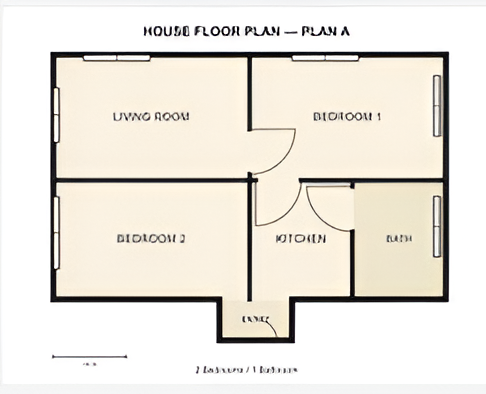
#> input picture floorTo3d/plan_b.png, 486 x 394 px
$ python CoreSetup.py
#> lines starting #> are read from the running program, lines starting #| are printed output that depends on the picture; after the words box and inside, x2 and y2 are one past the last pixel; in counts of white or black regions, pixels touching at a corner belong together
### floorTo3d/Feature_Extractor.py
import cv2
import numpy as np

def extract_features(image_path):
    src = cv2.imread(image_path)
    gray = cv2.cvtColor(src, cv2.COLOR_BGR2GRAY)
    _, thresh = cv2.threshold(gray, 200, 255, cv2.THRESH_BINARY_INV)

    # Use CLOSE to thicken and bridge gaps (Don't use OPEN)
    kernel = np.ones((5,5), np.uint8)
    closed = cv2.morphologyEx(thresh, cv2.MORPH_CLOSE, kernel, iterations=2)

    # Crop the bottom 15% to erase the "2 Bedrooms" text and scale bar
    height, width = closed.shape
    closed[int(height*0.85):height, :] = 0

    # RETR_LIST gets all the internal rooms back
    contours, _ = cv2.findContours(closed, cv2.RETR_LIST, cv2.CHAIN_APPROX_SIMPLE)

    rooms = []
    for cnt in contours:
        if cv2.contourArea(cnt) > 2000: # Lowered to catch smaller rooms
            epsilon = 0.02 * cv2.arcLength(cnt, True)
            approx = cv2.approxPolyDP(cnt, epsilon, True)
            rooms.append(approx)

    return [], rooms # Passing room contours directly

### floorTo3d/Geometric_Resolver.py
import numpy as np
from shapely.geometry import LineString

class GeometricResolver:
    def __init__(self, grid_size=15): # Increased grid size for better snapping
        self.grid_size = grid_size

    def snap_to_grid(self, coord):
        return round(coord / self.grid_size) * self.grid_size

    def resolve_geometry(self, raw_lines, room_contours):
        scale_factor = 0.05
        structured_walls = []

        for room in room_contours:
            points = [pt[0] for pt in room]
            if len(points) > 2:
                points.append(points[0]) # Close the loop

                for i in range(len(points) - 1):
                    x1, y1 = points[i]
                    x2, y2 = points[i+1]

                    # FORCE 90 DEGREES: If it's mostly horizontal, make it perfectly horizontal
                    if abs(x1 - x2) > abs(y1 - y2):
                        y2 = y1
                    else:
                        x2 = x1

                    # Snap to grid
                    sx1, sy1 = self.snap_to_grid(x1), self.snap_to_grid(y1)
                    sx2, sy2 = self.snap_to_grid(x2), self.snap_to_grid(y2)

                    # Skip if it collapsed into a dot
                    if sx1 == sx2 and sy1 == sy2:
                        continue

                    real_length = np.sqrt((sx2 - sx1)**2 + (sy2 - sy1)**2) * scale_factor

                    # Ignore tiny door arcs
                    if real_length < 1.0:
                        continue

                    wall_geom = LineString([(sx1, sy1), (sx2, sy2)])

                    structured_walls.append({
                        "geometry": wall_geom,
                        "type": "load-bearing" if real_length > 3.0 else "partition",
                        "length": real_length
                    })

        return structured_walls

### floorTo3d/Generator_3D.py
class Generator3D:
    def __init__(self, floor_height=3.0):
        self.floor_height = floor_height # Mandatory standard height

    def generate_mesh_data(self, structured_elements):
        """
        Converts 2D segments into 3D box coordinates for Three.js.
        """
        mesh_objects = []
        for el in structured_elements:
            coords = list(el['geometry'].coords)
            mesh_objects.append({
                "start": coords[0],
                "end": coords[1],
                "height": self.floor_height,
                "type": el['type']
            })
        return mesh_objects # This JSON is used by the frontend for rendering

### floorTo3d/Material_Engine.py
#Calculates cost-strength scores and assigns materials from the JSON database.

class MaterialEngine:
    def __init__(self):
        # Database from official starter material JSON
        self.db = {
            "AAC Blocks": {"cost": 1, "strength": 2, "durability": 3, "use": "partition"},
            "Red Brick": {"cost": 2, "strength": 3, "durability": 2, "use": "load-bearing"},
            "RCC": {"cost": 3, "strength": 5, "durability": 5, "use": "structural"},
            "Steel Frame": {"cost": 3, "strength": 5, "durability": 5, "use": "long-span"}
        }

    def calculate_tradeoff(self, element_type, span_length, weights=(0.4, 0.6)):
        """Calculates material score based on cost vs strength."""
        recommendations = []
        w_cost, w_strength = weights

        for mat, specs in self.db.items():
            # Mandatory Structural Rule: Long spans (>5m) need Steel
            if span_length > 5.0 and mat != "Steel Frame" and element_type == "load-bearing":
                continue

            # Filter by best use case
            if element_type == "partition" and specs["use"] != "partition":
                continue

            # Core Tradeoff Logic: Higher score = better recommendation
            score = (specs["strength"] * w_strength) - (specs["cost"] * w_cost)
            recommendations.append({"material": mat, "score": round(score, 2)})

        # Sort by score descending [cite: 35]
        return sorted(recommendations, key=lambda x: x["score"], reverse=True)

    def assign_materials(self, structured_elements):
        """Processes the geometric resolver output to assign materials."""
        final_bill = []
        for el in structured_elements:
            options = self.calculate_tradeoff(el["type"], el["length"])

            final_bill.append({
                "geometry": el["geometry"],
                "type": el["type"],        # <-- CRITICAL FIX: Pass type to Narrator
                "length": el["length"],    # <-- CRITICAL FIX: Pass length to Narrator
                "best_option": options[0] if options else "Unknown",
                "alternatives": options[1:3]
            })

        return final_bill

### floorTo3d/Narrator.py
class Narrator:
    def __init__(self):
        # Local knowledge base derived from the starter material database [cite: 40, 41]
        self.material_logic = {
            "AAC Blocks": "chosen for partition walls due to low cost and high durability for non-structural use[cite: 40].",
            "Red Brick": "selected for load-bearing walls because of its high strength-to-cost ratio[cite: 40].",
            "RCC": "mandated for slabs and columns to provide maximum structural integrity[cite: 41].",
            "Steel Frame": "required for this section as the unsupported span exceeds 5 meters.",
            "Fly Ash Brick": "recommended for general walling to balance cost and environmental high durability[cite: 41]."
        }

    def generate_explanation(self, element_data):
        """
        Generates evidence-backed justifications using geometric data[cite: 35, 60].
        """
        mat_name = element_data['best_option']['material']
        el_type = element_data.get('type', 'load-bearing')
        length = round(element_data.get('length', 0), 2)
        score = element_data['best_option']['score']

        # 1. Base justification from database [cite: 40]
        base_reason = self.material_logic.get(mat_name, "selected based on the optimal tradeoff score.")

        # 2. Add structural context [cite: 58]
        context = f"For this {el_type} element with a measured span of {length}m, "

        # 3. Add specific tradeoff evidence [cite: 35, 58]
        tradeoff = f"The decision achieved a tradeoff score of {score}, prioritizing strength for this specific span."

        # 4. Critical Warning for large spans
        warning = ""
        if length > 5.0 and mat_name != "Steel Frame":
            warning = " WARNING: Large unsupported span detected. Consider upgrading to Steel Frame[cite: 58]."

        return f"{context}{base_reason} {tradeoff}{warning}"

    def full_report(self, processed_elements):
        """
        Aggregates explanations for the final system output.
        """
        report = []
        for el in processed_elements:
            explanation = self.generate_explanation(el)
            report.append({
                "id": id(el.get('geometry')),
                "explanation": explanation
            })
        return report

### floorTo3d/CoreSetup.py
import cv2
from Feature_Extractor import extract_features
from Geometric_Resolver import GeometricResolver
from Material_Engine import MaterialEngine
from Narrator import Narrator
from Generator_3D import Generator3D # Import your new module

def run_pipeline(image_path):
    # Stage 01: Parsing
    raw_lines, contours = extract_features(image_path)

    # Stage 02: Geometry Reconstruction (Fixes the 0m span)
    resolver = GeometricResolver(grid_size=10)
    structured_elements = resolver.resolve_geometry(raw_lines, contours)

    # Stage 03: 3D Generation (NEW INTEGRATION)
    # This prepares the data for the browser-based render
    generator = Generator3D(floor_height=3.0)
    mesh_data = generator.generate_mesh_data(structured_elements)

    # Stage 04: Material Analysis
    engine = MaterialEngine()
    final_bill = engine.assign_materials(structured_elements)

    # Stage 05: Explainability
    narrator = Narrator()
    report = narrator.full_report(final_bill)

    # Return everything for the final demo
    return final_bill, report, mesh_data

if __name__ == "__main__":
    bill, report, mesh = run_pipeline('plan_b.png')
#> in extract_features, src is the input picture: shape (394, 486, 3); mean B, G, R 223, 231.3, 235.6
#> in extract_features, `gray = cv2.cvtColor(src, cv2.COLOR_BGR2GRAY)`:
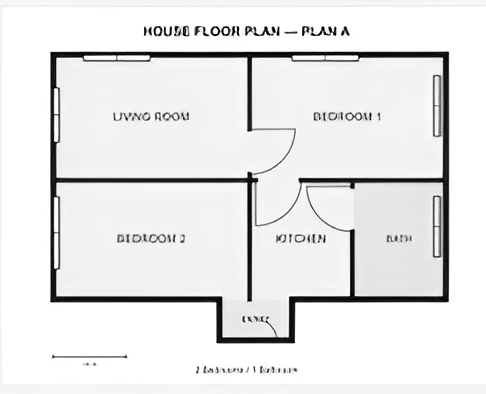
#> gray: shape (394, 486); min 0, max 255, mean 231.6
#> in extract_features, `_, thresh = cv2.threshold(gray, 200, 255, cv2.THRESH_BINARY_INV)`:
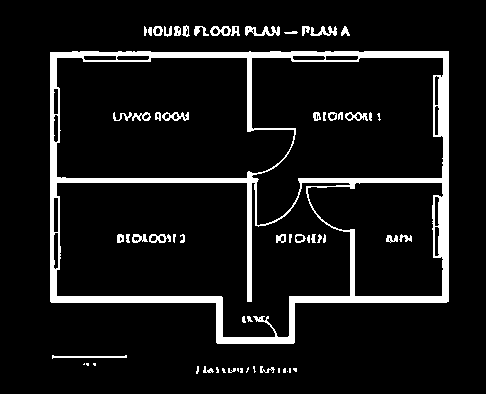
#> thresh: shape (394, 486); 8.6% white; 62 white regions (16 under 20 px), largest, box (x1, y1, x2, y2) and area: (50, 51, 449, 344) 13760, (245, 26, 280, 36) 198, (52, 355, 127, 359) 155
#> in extract_features, `closed = cv2.morphologyEx(thresh, cv2.MORPH_CLOSE, kernel, iterations=2)`:
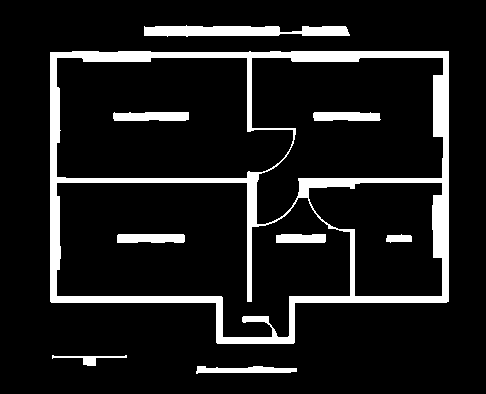
#> closed: shape (394, 486); 10.8% white; 9 white regions, largest, box (x1, y1, x2, y2) and area: (50, 51, 449, 344) 15676, (144, 25, 350, 37) 1831, (113, 112, 189, 121) 640
#> in extract_features, `closed[int(height*0.85):height, :] = 0`:
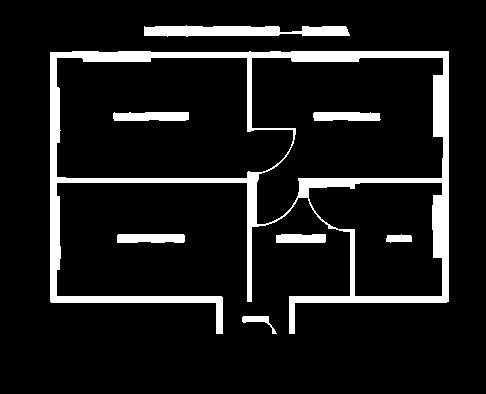
#> closed: shape (394, 486); 10.1% white; 8 white regions
#> in extract_features, `contours, _ = cv2.findContours(closed, cv2.RETR_LIST, cv2.CHAIN_APPROX..`: contours = 11 contours; largest, box (x1, y1, x2, y2) and area: (50, 51, 449, 334) 70434, (56, 57, 294, 179) 24287, (251, 57, 444, 225) 22320, (308, 182, 443, 297) 11062, (144, 25, 350, 37) 1614
#> the loop in extract_features, `for cnt in contours:` made 11 passes
#> epsilon on passes 5, 8, 9, 10: 9.99, 15.74, 14.27, 45.98
#> after the loop in extract_features, `for cnt in contours:`: rooms = 4 contours; box (x1, y1, x2, y2) and area: (50, 51, 449, 334) 73486, (56, 57, 293, 179) 24224, (251, 57, 443, 225) 22642, (308, 182, 443, 297) 11165
#> in run_pipeline, `raw_lines, contours = extract_features(image_path)`: raw_lines = []; contours has the same summary as rooms in extract_features
#> the loop in resolve_geometry, `for room in room_contours:` made 4 passes
#> after the loop in resolve_geometry, `for room in room_contours:`: structured_walls = 33 items
#> the loop in generate_mesh_data, `for el in structured_elements:` made 33 passes
#> coords on passes 1 to 12: [(310, 190), (440, 190)], [(440, 180), (440, 300)], [(440, 300), (360, 300)], [(360, 300), (360, 230)], [(350, 230), (320, 230)], [(320, 220), (320, 190)], [(250, 60), (440, 60)], [(440, 60), (440, 180)], [(440, 180), (300, 180)], [(300, 180), (300, 220)], [(260, 220), (260, 170)], [(260, 170), (260, 130)]
#> the loop in assign_materials, `for el in structured_elements:` made 33 passes
#> the loop in full_report, `for el in processed_elements:` made 33 passes
#> (mat_name in generate_explanation, el_type in generate_explanation, length in generate_explanation, score in generate_explanation) on passes 1 to 12: ('Steel Frame', 'load-bearing', 6.5, 1.8), ('Steel Frame', 'load-bearing', 6, 1.8), ('RCC', 'load-bearing', 4, 1.8), ('RCC', 'load-bearing', 3.5, 1.8), ('AAC Blocks', 'partition', 1.5, 0.8), ('AAC Blocks', 'partition', 1.5, 0.8), ('Steel Frame', 'load-bearing', 9.5, 1.8), ('Steel Frame', 'load-bearing', 6, 1.8), ('Steel Frame', 'load-bearing', 7, 1.8), ('AAC Blocks', 'partition', 2, 0.8), ('AAC Blocks', 'partition', 2.5, 0.8), ('AAC Blocks', 'partition', 2, 0.8)
#> bill = 33 items; report = 33 items; mesh = 33 items
    # Print report for terminal check
    for item in report:
        print(f"Element ID {item['id']}: {item['explanation']}\n")
#> this loop made 33 passes
#> (printed output is left out)

    # Optional: Print first mesh object to verify 3D extrusion
    print(f"Successfully generated {len(mesh)} 3D structural elements.")

    import json # Add this to your imports at the top

if __name__ == "__main__":
    bill, report, mesh = run_pipeline('plan_b.png')
#> the loop in extract_features (call 2), `for cnt in contours:` made 11 passes
#> the loop in resolve_geometry (call 2), `for room in room_contours:` made 4 passes
#> the loop in generate_mesh_data (call 2), `for el in structured_elements:` made 33 passes
#> the loop in assign_materials (call 2), `for el in structured_elements:` made 33 passes
#> the loop in full_report (call 2), `for el in processed_elements:` made 33 passes

    # 1. Print terminal report
    for item in report:
        print(f"Element ID {item['id']}: {item['explanation']}\n")

    # 2. Export 3D Data for Three.js
    with open('model_data.json', 'w') as f:
        json.dump(mesh, f)

    print(f"Successfully exported {len(mesh)} structural elements to model_data.json")
